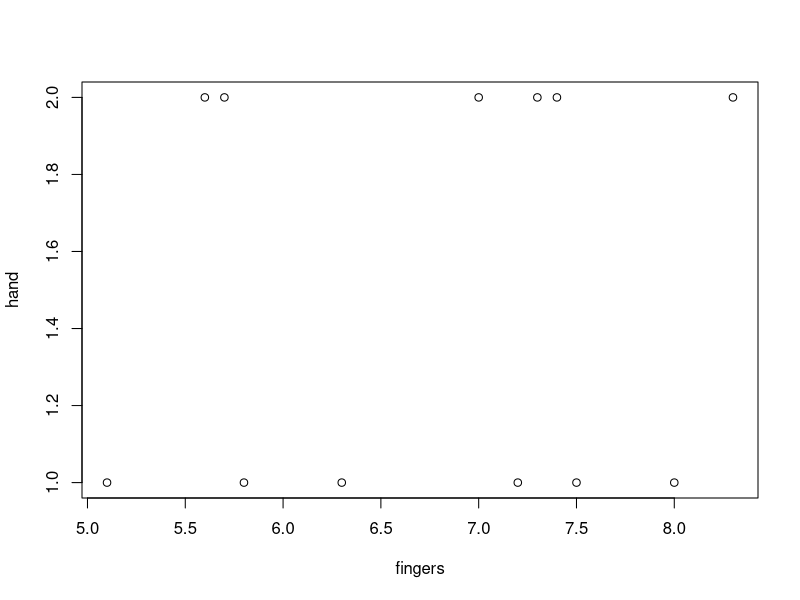
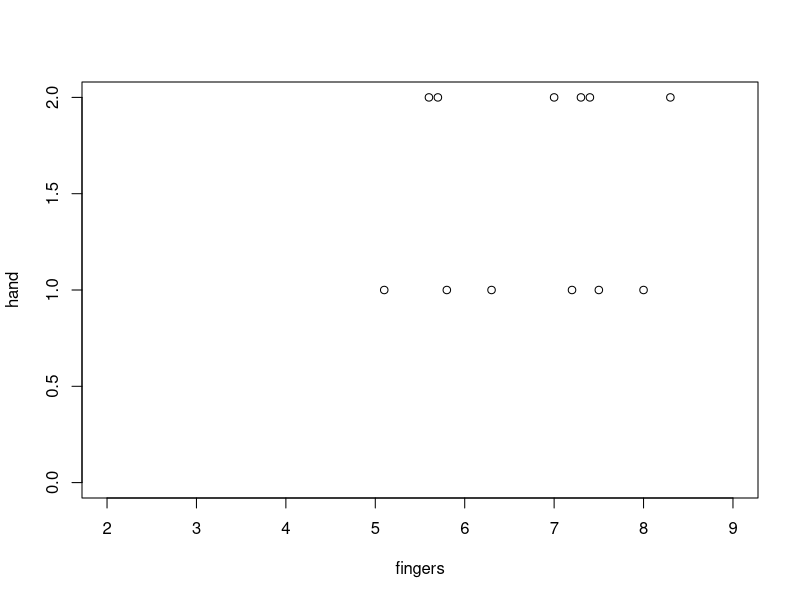
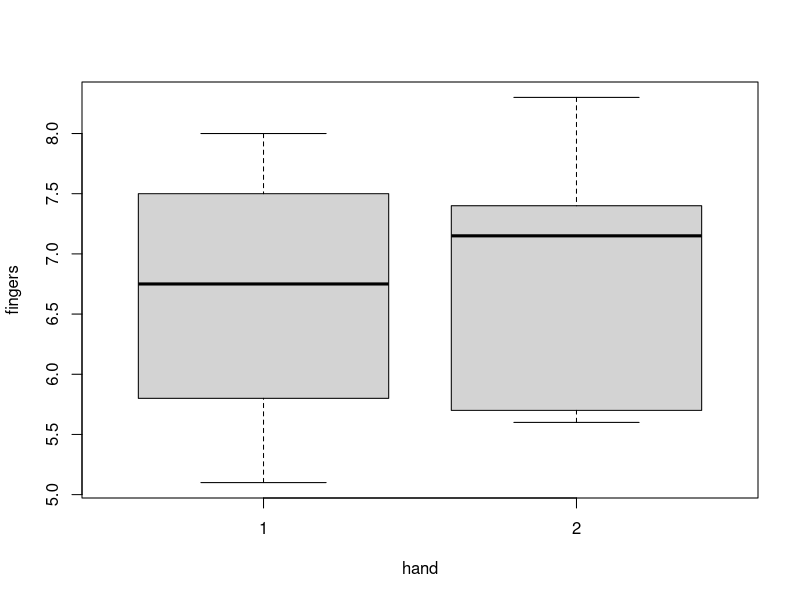
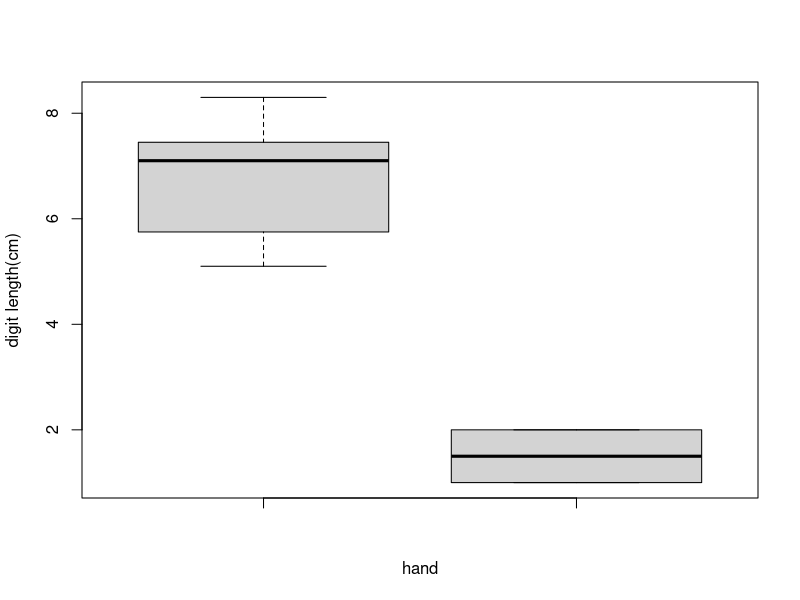
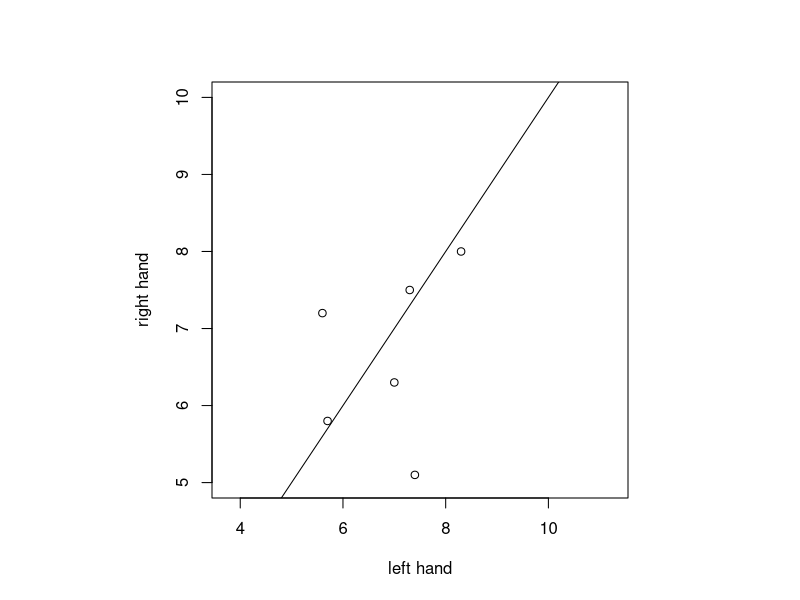
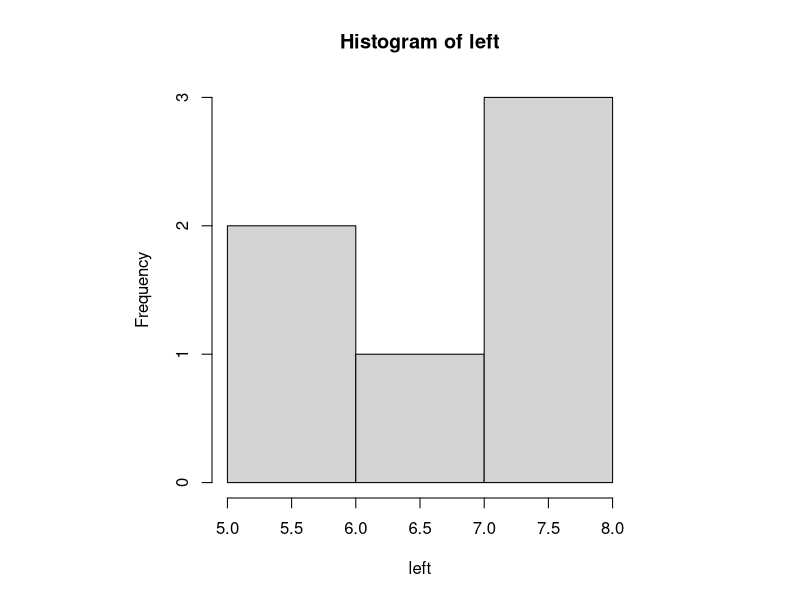
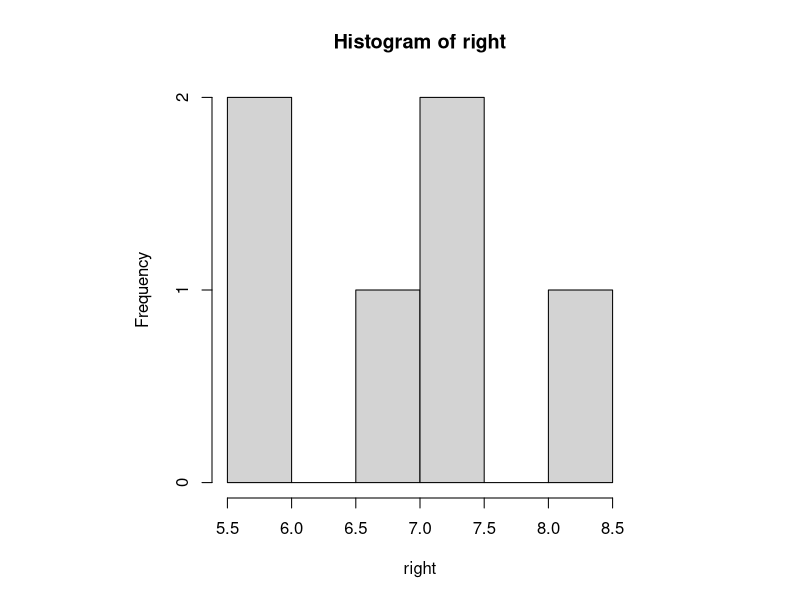
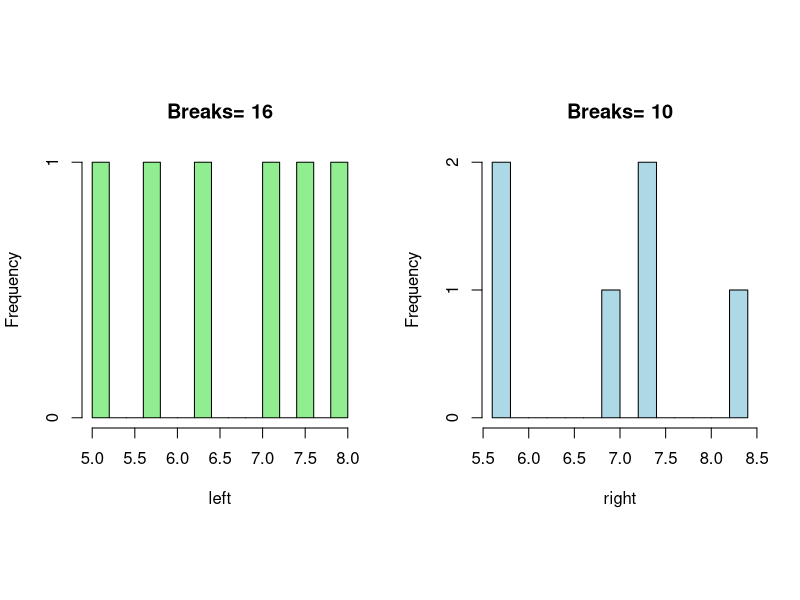

Generate these figures, in order, with R:
## ---- chunk 1
knitr::opts_chunk$set(echo = TRUE)
## ---- chunk 2
#注意细节，等号后面（赋值），如果是文字或者object记得加上""双引号，如果是数字不需要加。
# some housekeeping
rm(list = ls()) # remove objects currently held in the environment 
# these are the lengths of my digit on my left and right hands. # measures in mm

left = c(5.8,7.5,8,6.3,7.2,5.1)

right = c(5.7,7.3,8.3,7.0,5.6,7.4)

# class function determines object type, class函数，表示种类
class(left)
class(right)

# cbind function  - bind vectors of equal length! ###前提：保证x和y的数量是一致的，才可以使用cbind函数
cbind(left,right)
## ---- chunk 3
# bundle the fingers together into a single vector by concatenate them ，C函数，表示放在一起
fingers = c( left, right )

# rep()function 复制函数replicates an entry,rep(1,5)means replicate 1 for 5 times
hand = c( rep(1 , 6) , rep(2 , 6))

#plot the raw data,grouped by each hand
plot(fingers , hand)

# increase the x axis limit，lim函数，对x和y进行数值限制，
plot(fingers , hand, xlim = c(2,9), ylim= c(0,2))

## ---- chunk 4
boxplot(fingers ~ hand)

# open a new figure for plotting，boxplot函数，
boxplot(fingers,hand, xlab="hand",ylab="digit length(cm)")
## ---- chunk 5
# type(pty) to be in square, # ?par for more help and option
par(pty = "s")

# plot one variable against another, 一般赋值或区间用函数C 表示combine.
# asp函数，表示 x/y的比值或称为斜率

plot(right, left, xlab = "left hand", ylab = "right hand",
     xlim = c(5,10), ylim = c(5,10), asp = 1.5)

# draws the 1:1 line of perfect symmetry, abline函数，(a= intercept截距, b= slope斜率)
abline(a = 0, b =1)
## ---- chunk 6
hist(left)
hist(right)
## ---- chunk 7
#set up a multipanel figure, with 1 row and 2 columns，mfrow函数，表示
par(mfrow= c(1,2))

# with breaks =16, define number of bins on x asis
hist(left, breaks = 16, col="lightgreen",main = "Breaks= 16")
hist(right, breaks = 16, col="lightblue",main = "Breaks= 10")
## ---- chunk 8
summary(left)
summary(right)
